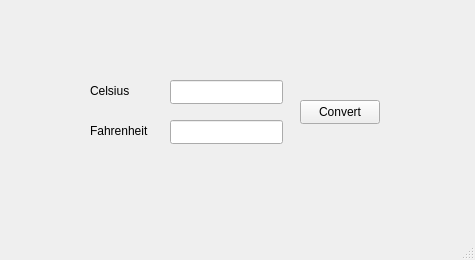
<?xml version="1.0" encoding="UTF-8"?>
<ui version="4.0">
 <class>MainWindow</class>
 <widget class="QMainWindow" name="MainWindow">
  <property name="geometry">
   <rect>
    <x>0</x>
    <y>0</y>
    <width>475</width>
    <height>260</height>
   </rect>
  </property>
  <property name="windowTitle">
   <string>MainWindow</string>
  </property>
  <widget class="QWidget" name="centralwidget">
   <widget class="QLabel" name="celsius_label">
    <property name="geometry">
     <rect>
      <x>90</x>
      <y>80</y>
      <width>49</width>
      <height>21</height>
     </rect>
    </property>
    <property name="text">
     <string>Celsius</string>
    </property>
   </widget>
   <widget class="QLineEdit" name="celsius">
    <property name="geometry">
     <rect>
      <x>170</x>
      <y>80</y>
      <width>113</width>
      <height>24</height>
     </rect>
    </property>
   </widget>
   <widget class="QLabel" name="fahrenheit_label">
    <property name="geometry">
     <rect>
      <x>90</x>
      <y>120</y>
      <width>61</width>
      <height>21</height>
     </rect>
    </property>
    <property name="text">
     <string>Fahrenheit</string>
    </property>
   </widget>
   <widget class="QLineEdit" name="fahrenheit">
    <property name="geometry">
     <rect>
      <x>170</x>
      <y>120</y>
      <width>113</width>
      <height>24</height>
     </rect>
    </property>
    <property name="text">
     <string/>
    </property>
   </widget>
   <widget class="QPushButton" name="conversion_submit">
    <property name="geometry">
     <rect>
      <x>300</x>
      <y>100</y>
      <width>80</width>
      <height>24</height>
     </rect>
    </property>
    <property name="text">
     <string>Convert</string>
    </property>
   </widget>
  </widget>
  <widget class="QMenuBar" name="menubar">
   <property name="geometry">
    <rect>
     <x>0</x>
     <y>0</y>
     <width>475</width>
     <height>21</height>
    </rect>
   </property>
  </widget>
  <widget class="QStatusBar" name="statusbar"/>
 </widget>
 <resources/>
 <connections/>
</ui>
